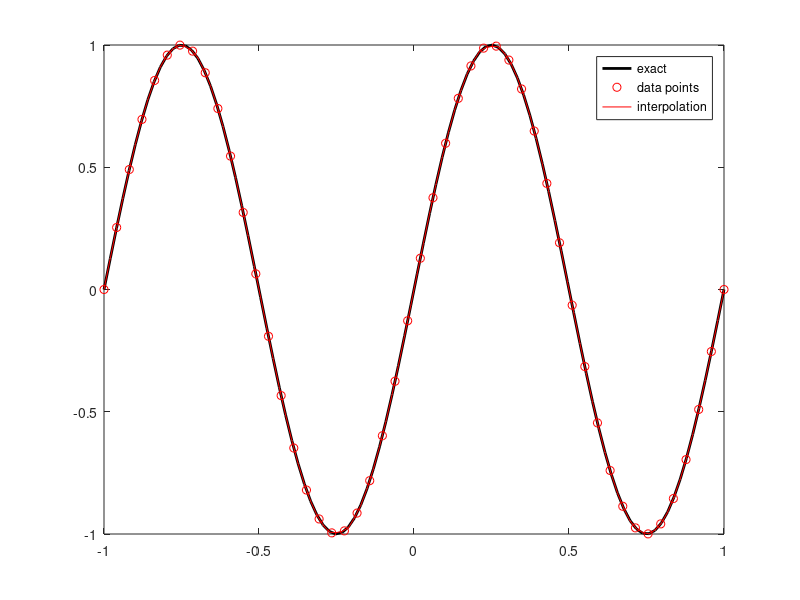

Reproduce this figure in MATLAB.
% interpolation example


% function to interpolate
f=@(x) sin(2*pi*x);

% sampled data for interpolation
xdata=linspace(-1,1,50);
ydata=f(xdata);





xx=linspace(-1,1,100); % over sample for plotting purpose

yinterp=interp1(xdata,ydata,xx,'cubic');

figure
plot(xx,f(xx),'k','LineWidth',2)
hold on
plot(xdata,ydata,'ro')
plot(xx,yinterp,'r-')


legend('exact','data points','interpolation')


hold off



